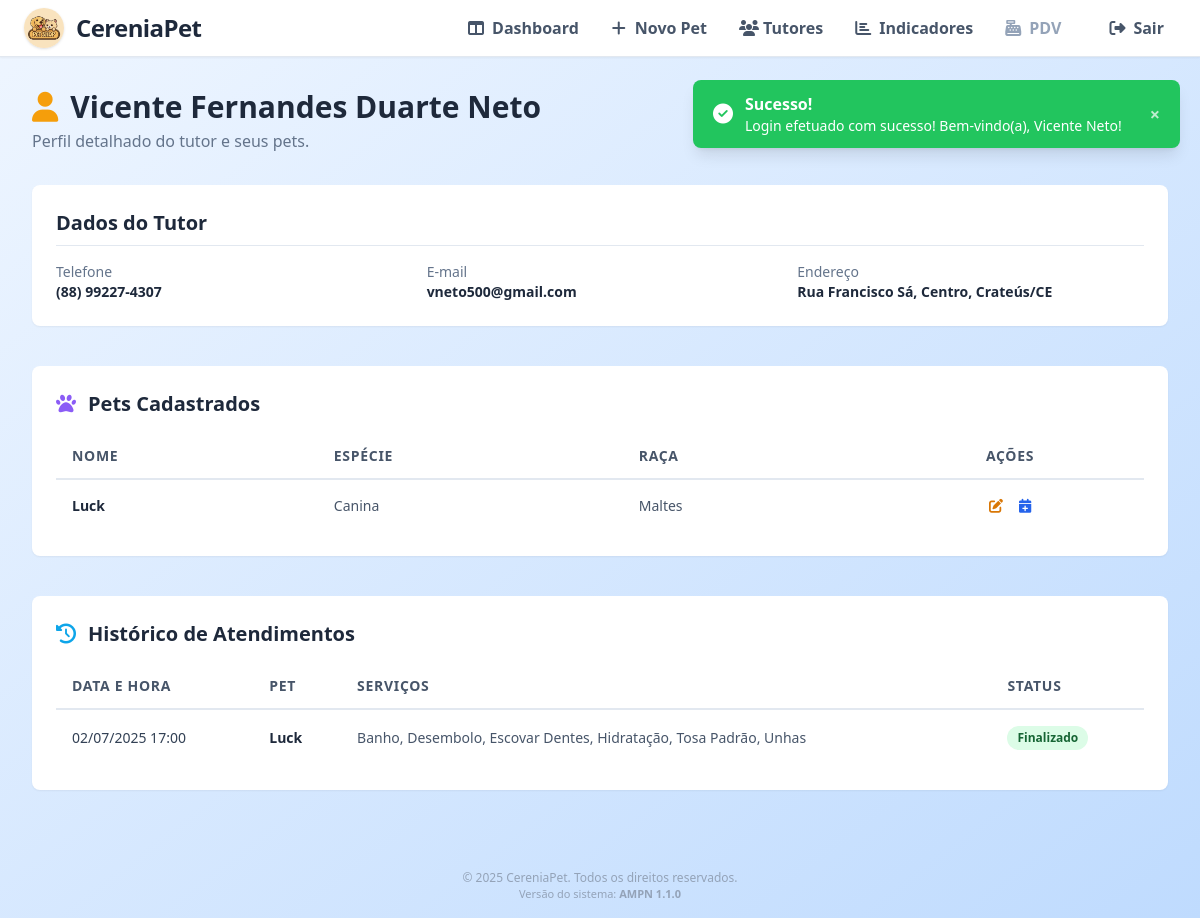
Page /tutores/visualizar_tutor.php?id=7 (signed in) on the committed database.
### tables this page shows
CREATE TABLE `tutores` (
  `id` int(11) NOT NULL,
  `nome` varchar(100) NOT NULL,
  `email` varchar(100) NOT NULL,
  `telefone` varchar(20) NOT NULL,
  `atualizado_em` timestamp NULL DEFAULT NULL ON UPDATE current_timestamp(),
  `cep` varchar(9) DEFAULT NULL,
  `rua` varchar(100) DEFAULT NULL,
  `numero` varchar(10) DEFAULT NULL,
  `bairro` varchar(60) DEFAULT NULL,
  `cidade` varchar(60) DEFAULT NULL,
  `uf` varchar(2) DEFAULT NULL
);

CREATE TABLE `pets` (
  `id` int(11) NOT NULL,
  `nome` varchar(100) NOT NULL,
  `especie` varchar(50) DEFAULT NULL,
  `raca` varchar(50) DEFAULT NULL,
  `idade` varchar(20) DEFAULT NULL,
  `nascimento` date DEFAULT NULL,
  `sexo` enum('Macho','Fêmea') DEFAULT NULL,
  `peso` decimal(5,2) DEFAULT NULL,
  `pelagem` varchar(50) DEFAULT NULL,
  `tutor_id` int(11) NOT NULL,
  `observacoes` text DEFAULT NULL,
  `criado_em` timestamp NOT NULL DEFAULT current_timestamp(),
  `atualizado_em` timestamp NULL DEFAULT NULL ON UPDATE current_timestamp()
);

### tutores/visualizar_tutor.php (the view, shortened to what this page needs)
<?php
include "../config/config.php";
$tutorId = $_GET['id'];
$stmt = $pdo->prepare("SELECT * FROM tutores WHERE id = ?");
$stmt->execute([$tutorId]);
$tutor = $stmt->fetch(PDO::FETCH_ASSOC);
$stmt = $pdo->prepare("SELECT * FROM pets WHERE tutor_id = ?");
$stmt->execute([$tutorId]);
$pets = $stmt->fetchAll(PDO::FETCH_ASSOC);
$stmt = $pdo->prepare("
    SELECT
        MIN(a.id) as id,
        a.data_hora,
        a.status,
        p.nome AS nome_pet,
        GROUP_CONCAT(s.nome ORDER BY s.nome SEPARATOR ', ') AS servicos
    FROM agendamentos a
    INNER JOIN pets p ON a.pet_id = p.id
    INNER JOIN servicos s ON a.servico_id = s.id
    WHERE p.tutor_id = ?
    GROUP BY a.data_hora, p.nome, a.status
    ORDER BY a.data_hora DESC, p.nome ASC
    LIMIT 15
");
$stmt->execute([$tutorId]);
$agendamentos = $stmt->fetchAll(PDO::FETCH_ASSOC);
function formatarTelefone($telefone) {
    $telefone = preg_replace('/[^0-9]/', '', $telefone);
    if (strlen($telefone) === 11) {
        return preg_replace('/(\d{2})(\d{5})(\d{4})/', '($1) $2-$3', $telefone);
    } elseif (strlen($telefone) === 10) {
        return preg_replace('/(\d{2})(\d{4})(\d{4})/', '($1) $2-$3', $telefone);
    }
    return $telefone;
}
function montarEndereco($tutor) {
    $partes = [];
    if (!empty($tutor['rua']))      $partes[] = $tutor['rua'];
    if (!empty($tutor['bairro']))   $partes[] = $tutor['bairro'];
    if (!empty($tutor['cidade']) && !empty($tutor['uf'])) $partes[] = $tutor['cidade'] . '/' . $tutor['uf'];
    return implode(', ', $partes) ?: 'Endereço não informado';
}
?>
<!DOCTYPE html>
<html lang="pt-BR">
<head>
    <link rel="stylesheet" href="https://cdnjs.cloudflare.com/ajax/libs/font-awesome/6.5.0/css/all.min.css">
    <script src="https://cdn.tailwindcss.com"></script>
</head>
<body class="min-h-screen bg-gradient-to-br from-blue-50 to-blue-200 flex flex-col">
    <?php
    include '../components/navbar.php';
    ?>
    <?php include '../components/toast.php'; ?>
    <main class="flex-1 w-full p-4 md:p-6 lg:p-8">
        <div class="mb-8 animate-fade-in">
            <div class="flex flex-col md:flex-row md:items-center md:justify-between gap-4">
                <div>
                    <h1 class="text-3xl font-bold text-slate-800 flex items-center gap-3">
                        <i class="fa-solid fa-user text-amber-500"></i>
                        <?= htmlspecialchars($tutor['nome']); ?>
                    </h1>
                    <p class="text-slate-500 mt-1">Perfil detalhado do tutor e seus pets.</p>
                </div>
                <div class="flex items-center gap-2">
                    <a href="editar_tutor.php?id=<?= $tutor['id'] ?>" class="bg-amber-500 hover:bg-amber-600 text-white font-semibold py-2 px-4 rounded-lg shadow-sm transition flex items-center gap-2">
                    </a>
                    <a href="../pets/adicionar_pet.php?tutor_id=<?= $tutor['id'] ?>" class="bg-blue-500 hover:bg-blue-600 text-white font-semibold py-2 px-4 rounded-lg shadow-sm transition flex items-center gap-2">
                    </a>
                </div>
            </div>
        </div>
        <div class="space-y-10">
            <div class="bg-white p-6 rounded-lg shadow-sm animate-fade-in">
                <h2 class="text-xl font-bold text-slate-800 mb-4 border-b border-slate-200 pb-2">Dados do Tutor</h2>
                <dl class="grid grid-cols-1 sm:grid-cols-2 lg:grid-cols-3 gap-x-6 gap-y-4 text-sm">
                    <div>
                        <dt class="font-medium text-slate-500">Telefone</dt>
                        <dd class="text-slate-800 font-semibold flex items-center gap-3">
                            <span><?= htmlspecialchars(formatarTelefone($tutor['telefone'])); ?></span>
                        </dd>
                    </div>
                    <div>
                        <dt class="font-medium text-slate-500">E-mail</dt>
                        <dd class="text-slate-800 font-semibold"><?= htmlspecialchars($tutor['email']); ?></dd>
                    </div>
                    <div class="lg:col-span-1">
                        <dt class="font-medium text-slate-500">Endereço</dt>
                        <dd class="text-slate-800 font-semibold">
                            <?= htmlspecialchars(montarEndereco($tutor)) ?>
                        </dd>
                    </div>
                </dl>
            </div>
            <div class="bg-white p-6 rounded-lg shadow-sm animate-fade-in">
                <h2 class="text-xl font-bold text-slate-800 mb-4 flex items-center gap-3">
                    <i class="fa-solid fa-paw text-violet-500"></i>
                    Pets Cadastrados
                </h2>
                <?php if (empty($pets)): ?>
                    <div class="text-slate-500 text-center py-8 border-2 border-dashed rounded-lg">Nenhum pet cadastrado para este tutor.</div>
                <?php else: ?>
                    <div class="overflow-x-auto">
                        <table class="min-w-full text-sm">
                            <thead class="border-b-2 border-slate-200">
                                <tr>
                                    <th class="px-4 py-3 text-left font-semibold text-slate-600 uppercase tracking-wider">Nome</th>
                                    <th class="px-4 py-3 text-left font-semibold text-slate-600 uppercase tracking-wider">Espécie</th>
                                    <th class="px-4 py-3 text-left font-semibold text-slate-600 uppercase tracking-wider">Raça</th>
                                    <th class="px-4 py-3 text-center font-semibold text-slate-600 uppercase tracking-wider">Ações</th>
                                </tr>
                            </thead>
                            <tbody class="divide-y divide-slate-100">
                                <?php foreach ($pets as $pet): ?>
                                    <tr class="hover:bg-slate-50 group cursor-pointer" onclick="window.location='../pets/visualizar_pet.php?id=<?= $pet['id'] ?>'">
                                        <td class="px-4 py-4 font-semibold text-slate-800 whitespace-nowrap"><?= htmlspecialchars($pet['nome']) ?></td>
                                        <td class="px-4 py-4 text-slate-600 whitespace-nowrap"><?= htmlspecialchars($pet['especie']) ?></td>
                                        <td class="px-4 py-4 text-slate-600 whitespace-nowrap"><?= htmlspecialchars($pet['raca']) ?></td>
                                        <td class="px-4 py-4 text-center" onclick="event.stopPropagation();">
                                            <div class="flex items-center justify-center gap-4">
                                                <a href="../pets/editar_pet.php?id=<?= $pet['id'] ?>" class="text-amber-600 hover:text-amber-800" title="Editar Pet"><i class="fas fa-edit"></i></a>
                                                <a href="../pets/agendamentos/agendar_servico.php?pet_id=<?= $pet['id'] ?>" class="text-blue-600 hover:text-blue-800" title="Agendar Serviço"><i class="fas fa-calendar-plus"></i></a>
                                            </div>
                                        </td>
                                    </tr>
                                <?php endforeach; ?>
                            </tbody>
                        </table>
                    </div>
                <?php endif; ?>
            </div>
            <div class="bg-white p-6 rounded-lg shadow-sm animate-fade-in">
                <h2 class="text-xl font-bold text-slate-800 mb-4 flex items-center gap-3">
                    <i class="fa fa-history text-sky-500"></i>
                    Histórico de Atendimentos
                </h2>
                <?php if (empty($agendamentos)): ?>
                    <div class="text-slate-500 text-center py-8 border-2 border-dashed rounded-lg">Nenhum agendamento encontrado para os pets deste tutor.</div>
                <?php else: ?>
                    <div class="overflow-x-auto">
                        <table class="min-w-full text-sm">
                            <thead class="border-b-2 border-slate-200">
                                <tr>
                                    <th class="px-4 py-3 text-left font-semibold text-slate-600 uppercase tracking-wider">Data e Hora</th>
                                    <th class="px-4 py-3 text-left font-semibold text-slate-600 uppercase tracking-wider">Pet</th>
                                    <th class="px-4 py-3 text-left font-semibold text-slate-600 uppercase tracking-wider">Serviços</th>
                                    <th class="px-4 py-3 text-left font-semibold text-slate-600 uppercase tracking-wider">Status</th>
                                </tr>
                            </thead>
                            <tbody class="divide-y divide-slate-100">
                                <?php foreach ($agendamentos as $ag): ?>
                                    <tr class="hover:bg-slate-50">
                                        <td class="px-4 py-4 text-slate-700 whitespace-nowrap"><?= date('d/m/Y H:i', strtotime($ag['data_hora'])) ?></td>
                                        <td class="px-4 py-4 font-semibold text-slate-800"><?= htmlspecialchars($ag['nome_pet']) ?></td>
                                        <td class="px-4 py-4 text-slate-600"><?= htmlspecialchars($ag['servicos'] ?? '-') ?></td>
                                        <td class="px-4 py-4">
                                            <span class="inline-block px-2.5 py-1 rounded-full text-xs font-semibold
                                                <?= $ag['status'] == 'Pendente' ? 'bg-yellow-100 text-yellow-800' :
                                                   ($ag['status'] == 'Em Atendimento' ? 'bg-blue-100 text-blue-800' :
                                                   ($ag['status'] == 'Finalizado' ? 'bg-green-100 text-green-800' :
                                                   ($ag['status'] == 'Cancelado' ? 'bg-red-100 text-red-800' : 'bg-slate-100 text-slate-800'))); ?>">
                                                <?= htmlspecialchars($ag['status']) ?>
                                            </span>
                                        </td>
                                    </tr>
                                <?php endforeach; ?>
                            </tbody>
                        </table>
                    </div>
                <?php endif; ?>
            </div>
        </div>
    </main>
    <?php include $path_prefix . 'components/footer.php'; ?>
</body>
</html>

### components/navbar.php (style rules this page uses)
.animate-fade-in { animation:fade-in .5s ease }

### tutores/visualizar_tutor.php (style rules this page uses)
.animate-fade-in { animation: fade-in 0.8s ease; }

### rows in the picture
tutores: nome "Vicente Fernandes Duarte Neto", telefone "(88) 99227-4307", email "vneto500@gmail.com"
pets: nome "Luck", especie "Canina", raca "Maltes"

### other values in the picture
$toastType === 'success' ? 'Sucesso!' : 'Erro!' "Sucesso!"
$toastMessage "Login efetuado com sucesso! Bem-vindo(a), Vicente Neto!"
montarEndereco($tutor) "Rua Francisco Sá, Centro, Crateús/CE"
date('d/m/Y H:i', strtotime($ag['data_hora'])) "02/07/2025 17:00"
$ag['nome_pet'] "Luck"
$ag['servicos'] "Banho, Desembolo, Escovar Dentes, Hidratação, Tosa Padrão, Unhas"
$ag['status'] "Finalizado"
